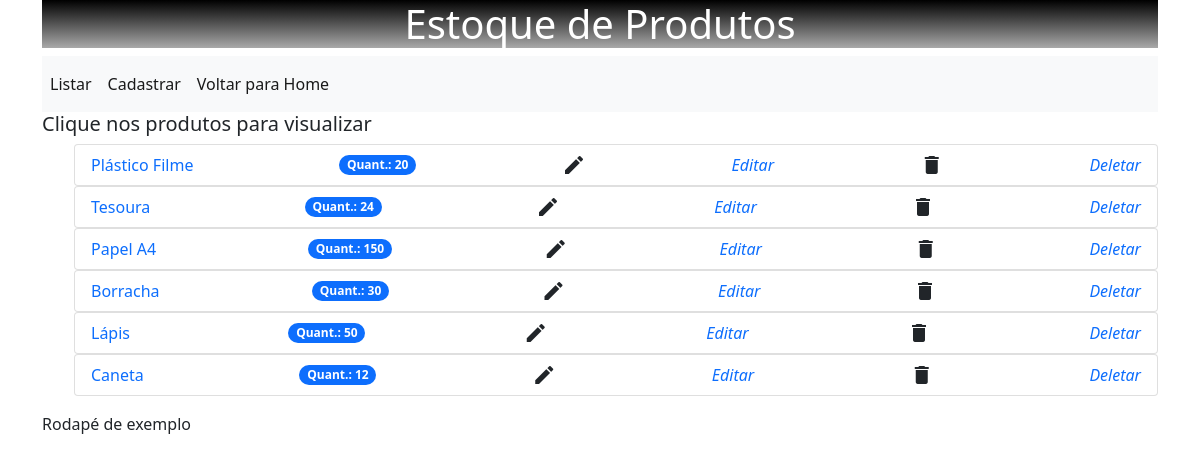
The page /produtos/listar on the database as committed earlier.
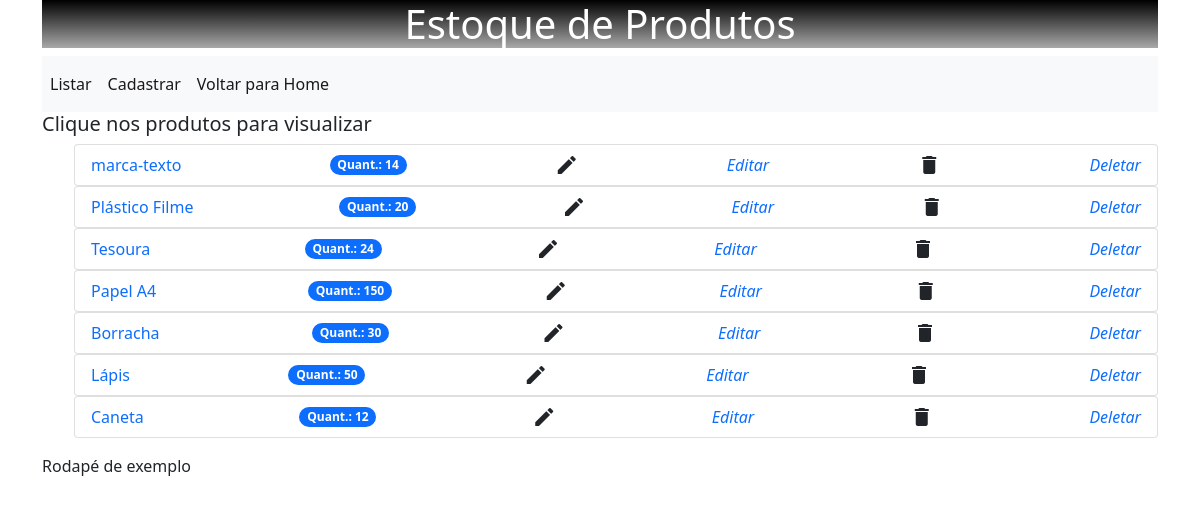
The same page on the database as committed later.
### produtos/models.py (models this page shows, shortened)
class Produtos(models.Model):
    nome = models.CharField(max_length=200)
    descricao = models.CharField(max_length=400)
    quantidade = models.IntegerField()
    data_cadastro = models.DateTimeField(auto_now_add=True)

### produtos/views.py (the view)
# urls.py: path('listar', views.listar, name='listar'),
def listar(request):
    produtos = Produtos.objects.all().order_by('-data_cadastro')
    return render(request,"produtos/listar.html", {'produtos': produtos})

### produtos/templates/produtos/listar.html (shortened to what this page needs)
{% extends 'produtos/base.html' %}
{% block content %}
<h5>Clique nos produtos para visualizar</h5>
<div>
    <ul class='task-list'>
        {%for produto in produtos%}
        <ul class="list-group">
            <li class="list-group-item d-flex justify-content-between align-items-center">
                <a href="/produtos/{{produto.id}}" style='text-decoration:none;'>{{produto.nome}}</a>
                <span class="badge bg-primary rounded-pill">Quant.: {{produto.quantidade}}</span>
                <span class="material-icons">mode_edit</span>
                <i src="\produtos\static\icons\delete_black_24dp.svg"><a href='/produtos/atualizar/{{produto.id}}' style='text-decoration:none;'>Editar</a></i>
                <span class="material-icons">delete</span>
                <i src="\produtos\static\icons\delete_black_24dp.svg"><a href='/produtos/deletar/{{produto.id}}' style='text-decoration:none;'>Deletar</a></i>
            </li>
        </ul>
        {%endfor%}
    </ul>
</div>
{% endblock content %}

### produtos/templates/produtos/base.html (shortened to what this page needs)
{% load static %}
<!DOCTYPE html>
<html lang="pt-br">
<head>
    <link rel="stylesheet" href="{% static 'css/styles.css' %}">
    <link href="https://cdn.jsdelivr.net/npm/bootstrap@5.1.3/dist/css/bootstrap.min.css" rel="stylesheet">
</head>
<body>
    <div class="container">
        <div class="text-center">
            <header>
                <h1>Estoque de Produtos</h1>
            </header>
        </div>
        <nav class="navbar navbar-expand-lg navbar-light bg-light">
            <div class="collapse navbar-collapse" id="navbarSupportedContent">
                <ul class="navbar-nav me-auto mb-2 mb-lg-0">
                    <li class="nav-item">
                        <a class="nav-link active" aria-current="page" href="/produtos/listar">Listar</a>
                    </li>
                    <li class="nav-item">
                        <a class="nav-link active" aria-current="page" href="/produtos/cadastrar">Cadastrar</a>
                    </li>
                    <li class="nav-item">
                        <a class="nav-link active" aria-current="page" href="/">Voltar para Home</a>
                    </li>
                </ul>
            </div>
        </nav>
        {% block content %}{% endblock content %}
        <footer>Rodapé de exemplo</footer>
    </div>
</body>
</html>

### produtos/static/css/styles.css (style rules this page uses)
header { background: linear-gradient(black,darkgray); color:white; }

Rows that differ between the two databases and show on the page:
added Produtos: nome "marca-texto", quantidade "14"
